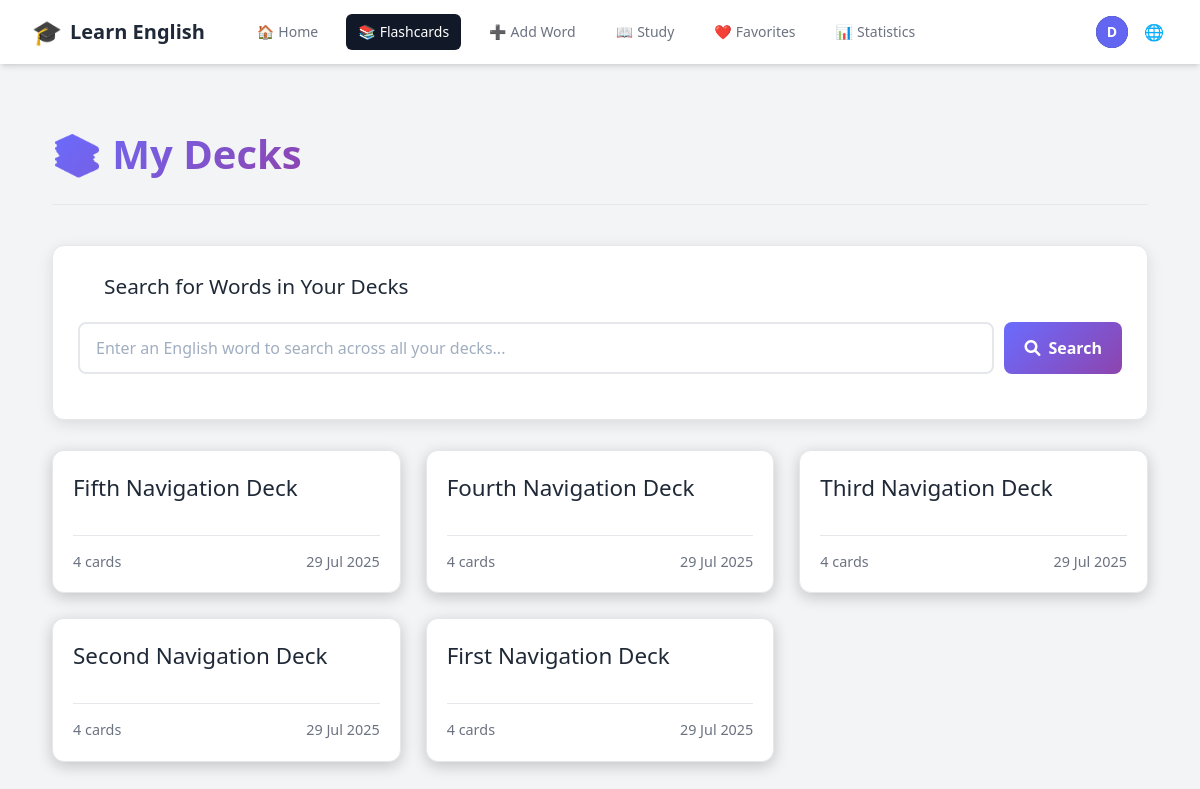
Screenshot of /decks/ (signed in) with the database file from the repository.
### accounts/models.py (models this page shows, shortened)
class CustomUser(AbstractUser):
    email = models.EmailField(unique=True)
    username = None  # Remove username field
    USERNAME_FIELD = 'email'
    REQUIRED_FIELDS = []
    objects = CustomUserManager()

### vocabulary/models.py (models this page shows, shortened)
class Deck(models.Model):
    user = models.ForeignKey(settings.AUTH_USER_MODEL, on_delete=models.CASCADE, related_name='decks')
    name = models.CharField(max_length=255)
    created_at = models.DateTimeField(auto_now_add=True)
    class Meta:
        ordering = ['-created_at']
        unique_together = ['user', 'name']

### vocabulary/views.py (the view)
# urls.py: path('decks/', views.deck_list, name='deck_list'),
@login_required
def deck_list(request):
    decks = Deck.objects.filter(user=request.user).annotate(
        card_count=Count('flashcards')
    ).order_by('-created_at')
    context = {
        'decks': decks
    }
    return render(request, 'vocabulary/deck_list.html', context)

### vocabulary/context_processors.py (called while the page is built)
    def _(message):
        return str(message)

### vocabulary/templates/vocabulary/deck_list.html (shortened to what this page needs)
{% extends "base.html" %}
{% block content %}
<div class="deck-list-page">
    <div class="page-header">
        <h1>📚 {{ manual_texts.my_decks }}</h1>
    </div>
    <div class="search-section">
        <div class="search-header">
            <i class="fas fa-search"></i>
            <h3>Search for Words in Your Decks</h3>
        </div>
        <div class="search-input-container">
            <input
                type="text"
                id="wordSearchInput"
                class="search-input"
                placeholder="Enter an English word to search across all your decks..."
                autocomplete="off"
            >
            <button id="searchBtn" class="search-btn">
                <i class="fas fa-search"></i>
                Search
            </button>
        </div>
    </div>
    {% if decks %}
        <div class="deck-grid">
            {% for deck in decks %}
                <a href="{% url 'deck_detail' deck.id %}" class="deck-card">
                    <div>
                        <h2>{{ deck.name }}</h2>
                    </div>
                    <div class="deck-info">
                        <span>{{ deck.card_count }} {{ manual_texts.cards_text }}</span>
                        <span class="created-date">{{ deck.created_at|date:"d M Y" }}</span>
                    </div>
                </a>
            {% endfor %}
        </div>
    {% else %}
        <div class="no-decks">
            <h2>{{ manual_texts.no_decks_yet }}</h2>
            <p>{{ manual_texts.get_started_by }} <a href="{% url 'add_flashcard' %}">{{ manual_texts.adding_flashcards }}</a>!</p>
        </div>
    {% endif %}
</div>
{% endblock %}

### vocabulary/templates/base.html (shortened to what this page needs)
{% load i18n %} {% load static %}
<!DOCTYPE html>
<html lang="{{ LANGUAGE_CODE }}">
  <head>
    <script src="https://cdn.tailwindcss.com"></script>
    <link rel="stylesheet" type="text/css" href="{% static 'css/main.css' %}" />
    <link
      rel="stylesheet"
      href="https://cdnjs.cloudflare.com/ajax/libs/font-awesome/6.0.0-beta3/css/all.min.css"
    />
  </head>
  <body class="bg-gray-100 dark:bg-gray-900">
    <nav class="bg-white dark:bg-gray-800 shadow-md">
      <div class="max-w-7xl mx-auto px-4 sm:px-6 lg:px-8">
        <div class="flex items-center justify-between h-16">
          <div class="flex items-center">
            <a
              href="{% if user.is_authenticated %}{% url 'dashboard' %}{% else %}{% url 'account_login' %}{% endif %}"
              class="flex-shrink-0 flex items-center space-x-2"
            >
              <span class="text-2xl">🎓</span>
              <span class="text-xl font-bold text-gray-800 dark:text-white"
                >{{ manual_texts.learn_english }}</span
              >
            </a>
            <div class="hidden md:block">
              <div class="ml-10 flex items-baseline space-x-4">
                {% if user.is_authenticated %}
                <a
                  href="{% url 'dashboard' %}"
                  class="{% if request.resolver_match.url_name == 'dashboard' %}bg-gray-900 text-white{% else %}text-gray-500 dark:text-gray-300 hover:bg-gray-700 hover:text-white{% endif %} px-3 py-2 rounded-md text-sm font-medium flex items-center space-x-1"
                  id="nav-home"
                >
                  <span class="nav-icon">🏠</span>
                  <span>{{ manual_texts.home }}</span>
                </a>
                <a
                  href="{% url 'deck_list' %}"
                  class="{% if request.resolver_match.url_name == 'deck_list' or request.resolver_match.url_name == 'deck_detail' %}bg-gray-900 text-white{% else %}text-gray-500 dark:text-gray-300 hover:bg-gray-700 hover:text-white{% endif %} px-3 py-2 rounded-md text-sm font-medium flex items-center space-x-1"
                  id="nav-flashcards"
                >
                  <span class="nav-icon">📚</span>
                  <span>{{ manual_texts.flashcards }}</span>
                </a>
                <a
                  href="{% url 'add_flashcard' %}"
                  class="{% if request.resolver_match.url_name == 'add_flashcard' %}bg-gray-900 text-white{% else %}text-gray-500 dark:text-gray-300 hover:bg-gray-700 hover:text-white{% endif %} px-3 py-2 rounded-md text-sm font-medium flex items-center space-x-1"
                  id="nav-add-word"
                >
                  <span class="nav-icon">➕</span>
                  <span>{{ manual_texts.add_word }}</span>
                </a>
                <a
                  href="{% url 'study' %}"
                  class="{% if request.resolver_match.url_name == 'study' %}bg-gray-900 text-white{% else %}text-gray-500 dark:text-gray-300 hover:bg-gray-700 hover:text-white{% endif %} px-3 py-2 rounded-md text-sm font-medium flex items-center space-x-1"
                  id="nav-study"
                >
                  <span class="nav-icon">📖</span>
                  <span>{{ manual_texts.study }}</span>
                </a>
                <a
                  href="{% url 'favorites' %}"
                  class="{% if request.resolver_match.url_name == 'favorites' %}bg-gray-900 text-white{% else %}text-gray-500 dark:text-gray-300 hover:bg-gray-700 hover:text-white{% endif %} px-3 py-2 rounded-md text-sm font-medium flex items-center space-x-1"
                  id="nav-favorites"
                >
                  <span class="nav-icon">❤️</span>
                  <span>{{ manual_texts.favorites|default:"Favorites" }}</span>
                </a>
                <a
                  href="{% url 'statistics' %}"
                  class="{% if request.resolver_match.url_name == 'statistics' %}bg-gray-900 text-white{% else %}text-gray-500 dark:text-gray-300 hover:bg-gray-700 hover:text-white{% endif %} px-3 py-2 rounded-md text-sm font-medium flex items-center space-x-1"
                  id="nav-statistics"
                >
                  <span class="nav-icon">📊</span>
                  <span>{{ manual_texts.statistics }}</span>
                </a>
                {% endif %}
              </div>
            </div>
          </div>
          <div class="hidden md:block">
            <div class="ml-4 flex items-center md:ml-6">
              {% if user.is_authenticated %}
              <div class="ml-3 relative">
                <div>
                  <button
                    type="button"
                    id="user-toggle"
                    class="max-w-xs bg-gray-800 rounded-full flex items-center text-sm focus:outline-none focus:ring-2 focus:ring-offset-2 focus:ring-offset-gray-800 focus:ring-white"
                    aria-expanded="false"
                    aria-haspopup="true"
                  >
                    <div
                      class="h-8 w-8 rounded-full bg-indigo-500 flex items-center justify-center text-white font-bold"
                    >
                      {{ user.email|slice:":1"|upper }}
                    </div>
                  </button>
                </div>
              </div>
              {% endif %}
              <div class="ml-3 relative">
                <div>
                  <button
                    type="button"
                    id="lang-toggle"
                    class="bg-white dark:bg-gray-800 p-1 rounded-full text-gray-400 dark:text-gray-300 hover:text-gray-500 dark:hover:text-white focus:outline-none focus:ring-2 focus:ring-offset-2 focus:ring-offset-gray-800 focus:ring-white"
                  >
                    <span class="nav-icon">🌐</span>
                  </button>
                </div>
              </div>
            </div>
          </div>
        </div>
      </div>
    </nav>
    <main class="py-10">
      <div class="max-w-7xl mx-auto px-4 sm:px-6 lg:px-8">
        {% block content %}{% endblock %}
      </div>
    </main>
  </body>
</html>

### static/css/main.css (style rules this page uses)
* { margin: 0; padding: 0; box-sizing: border-box; }
body { background: #18182f; color: #fff; font-family: "Segoe UI", Tahoma, Geneva, Verdana, sans-serif; line-height: 1.6; min-height: 100vh; }
.page-header { text-align: left; margin-bottom: 30px; padding-bottom: 20px; border-bottom: 1px solid var(--border-color); display: flex; justify-content: space-between; align-items: center; }
.page-header h1 { font-size: 2.2em; font-weight: 700; color: var(--text-main); }

### vocabulary/templates/base.html (style rules this page uses)
:root { --primary-color: #6a6cff; --primary-color-dark: #5859d8; --background-main: #f3f4f6; --background-secondary: #ffffff; --background-light: #ffffff; --text-main: #1f2937; --text-muted: #6b7280; --border-color: #e5e7eb; --card-background: var(--background-secondary); --card-border-color: var(--border-color); --card-text-main: var(--text-main); --card-text-muted: var(--text-muted); --card-shadow: 0 1px 3px 0 rgba(0, 0, 0, 0.1), 0 1px 2px 0 rgba(0, 0, 0, 0.06); --card-shadow-hover: 0 4px 6px -1px rgba(0, 0, 0, 0.1), 0 2px 4px -1px rgba(0, 0, 0, 0.06); }

### vocabulary/templates/vocabulary/deck_list.html (style rules this page uses)
.deck-list-page { max-width: 1200px; margin: 20px auto; padding: 0 20px; }
.page-header { text-align: center; margin-bottom: 40px; padding-bottom: 20px; border-bottom: 1px solid var(--border-color); }
.page-header h1 { font-size: 2.5em; font-weight: 700; background: linear-gradient(135deg, var(--primary-color), #8e44ad); -webkit-background-clip: text; -webkit-text-fill-color: transparent; }
.deck-grid { display: grid; grid-template-columns: repeat(auto-fill, minmax(280px, 1fr)); gap: 25px; }
.deck-card { background-color: var(--card-background); border: 1px solid var(--card-border-color); border-radius: 12px; padding: 20px; display: flex; flex-direction: column; justify-content: space-between; transition: all 0.3s ease; text-decoration: none; color: var(--card-text-main); box-shadow: 0 4px 15px rgba(0, 0, 0, 0.2); }
.deck-card h2 { font-size: 1.4em; margin-bottom: 10px; word-break: break-word; }
.deck-info { display: flex; justify-content: space-between; align-items: center; margin-top: 20px; padding-top: 15px; border-top: 1px solid var(--card-border-color); font-size: 0.9em; color: var(--card-text-muted); }
.search-section { background-color: var(--card-background); border: 1px solid var(--card-border-color); border-radius: 12px; padding: 25px; margin-bottom: 30px; box-shadow: 0 4px 15px rgba(0, 0, 0, 0.1); }
.search-header { display: flex; align-items: center; gap: 10px; margin-bottom: 20px; }
.search-header h3 { margin: 0; color: var(--text-main); font-size: 1.3em; }
.search-input-container { display: flex; gap: 10px; margin-bottom: 20px; position: relative; }
.search-input { flex: 1; padding: 12px 16px; border: 2px solid var(--card-border-color); border-radius: 8px; font-size: 1rem; background-color: #ffffff; color: #2d3748; transition: border-color 0.3s ease; }
.search-input::placeholder { color: #a0aec0; opacity: 1; }
.search-btn { padding: 12px 20px; background: linear-gradient(135deg, var(--primary-color), #8e44ad); color: white; border: none; border-radius: 8px; font-weight: 600; cursor: pointer; transition: all 0.3s ease; display: flex; align-items: center; gap: 8px; }

### rows the page displays
CustomUser: email "D"
Deck: name "Fifth Navigation Deck", card_count "4", cards_text "cards", created_at "29 Jul 2025"
Deck: name "Fourth Navigation Deck", card_count "4", cards_text "cards", created_at "29 Jul 2025"
Deck: name "Third Navigation Deck", card_count "4", cards_text "cards", created_at "29 Jul 2025"
Deck: name "Second Navigation Deck", card_count "4", cards_text "cards", created_at "29 Jul 2025"
Deck: name "First Navigation Deck", card_count "4", cards_text "cards", created_at "29 Jul 2025"

### other values shown
{{ manual_texts.learn_english }} "Learn English"
{{ manual_texts.home }} "Home"
{{ manual_texts.flashcards }} "Flashcards"
{{ manual_texts.add_word }} "Add Word"
{{ manual_texts.study }} "Study"
{{ manual_texts.favorites|default:"Favorites" }} "Favorites"
{{ manual_texts.statistics }} "Statistics"
{{ manual_texts.my_decks }} "My Decks"
